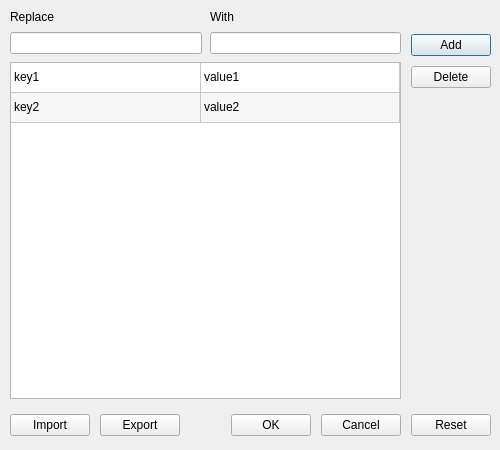
<?xml version="1.0" encoding="UTF-8"?>
<ui version="4.0">
 <class>SymbolWindow</class>
 <widget class="QDialog" name="SymbolWindow">
  <property name="geometry">
   <rect>
    <x>0</x>
    <y>0</y>
    <width>500</width>
    <height>450</height>
   </rect>
  </property>
  <property name="minimumSize">
   <size>
    <width>500</width>
    <height>450</height>
   </size>
  </property>
  <property name="maximumSize">
   <size>
    <width>500</width>
    <height>450</height>
   </size>
  </property>
  <property name="acceptDrops">
   <bool>false</bool>
  </property>
  <property name="windowTitle">
   <string>Insert Symbol Options</string>
  </property>
  <property name="autoFillBackground">
   <bool>false</bool>
  </property>
  <widget class="QWidget" name="verticalLayoutWidget">
   <property name="geometry">
    <rect>
     <x>0</x>
     <y>0</y>
     <width>501</width>
     <height>451</height>
    </rect>
   </property>
   <layout class="QVBoxLayout" name="verticalLayout">
    <property name="spacing">
     <number>10</number>
    </property>
    <property name="leftMargin">
     <number>10</number>
    </property>
    <property name="topMargin">
     <number>10</number>
    </property>
    <property name="rightMargin">
     <number>10</number>
    </property>
    <property name="bottomMargin">
     <number>15</number>
    </property>
    <item>
     <layout class="QHBoxLayout" name="horizontalLayout">
      <property name="spacing">
       <number>10</number>
      </property>
      <item>
       <layout class="QGridLayout" name="gridLayout_2">
        <property name="spacing">
         <number>8</number>
        </property>
        <item row="1" column="1">
         <widget class="QLineEdit" name="keyLineEdit">
          <property name="font">
           <font>
            <family>Segoe UI</family>
            <pointsize>9</pointsize>
           </font>
          </property>
          <property name="text">
           <string/>
          </property>
         </widget>
        </item>
        <item row="1" column="2">
         <widget class="QLineEdit" name="valueLineEdit">
          <property name="font">
           <font>
            <family>Segoe UI</family>
            <pointsize>9</pointsize>
           </font>
          </property>
         </widget>
        </item>
        <item row="0" column="2">
         <widget class="QLabel" name="labelWith">
          <property name="text">
           <string>With</string>
          </property>
         </widget>
        </item>
        <item row="0" column="1">
         <widget class="QLabel" name="labelReplace">
          <property name="text">
           <string>Replace</string>
          </property>
         </widget>
        </item>
        <item row="2" column="1" colspan="2">
         <widget class="QTableWidget" name="tableWidget">
          <property name="enabled">
           <bool>true</bool>
          </property>
          <property name="sizePolicy">
           <sizepolicy hsizetype="Minimum" vsizetype="Expanding">
            <horstretch>0</horstretch>
            <verstretch>0</verstretch>
           </sizepolicy>
          </property>
          <property name="focusPolicy">
           <enum>Qt::WheelFocus</enum>
          </property>
          <property name="frameShadow">
           <enum>QFrame::Plain</enum>
          </property>
          <property name="midLineWidth">
           <number>0</number>
          </property>
          <property name="horizontalScrollBarPolicy">
           <enum>Qt::ScrollBarAlwaysOff</enum>
          </property>
          <property name="editTriggers">
           <set>QAbstractItemView::NoEditTriggers</set>
          </property>
          <property name="tabKeyNavigation">
           <bool>false</bool>
          </property>
          <property name="showDropIndicator" stdset="0">
           <bool>false</bool>
          </property>
          <property name="dragDropOverwriteMode">
           <bool>false</bool>
          </property>
          <property name="alternatingRowColors">
           <bool>true</bool>
          </property>
          <property name="selectionMode">
           <enum>QAbstractItemView::SingleSelection</enum>
          </property>
          <property name="selectionBehavior">
           <enum>QAbstractItemView::SelectRows</enum>
          </property>
          <property name="textElideMode">
           <enum>Qt::ElideRight</enum>
          </property>
          <property name="showGrid">
           <bool>true</bool>
          </property>
          <property name="rowCount">
           <number>2</number>
          </property>
          <property name="columnCount">
           <number>2</number>
          </property>
          <attribute name="horizontalHeaderVisible">
           <bool>false</bool>
          </attribute>
          <attribute name="horizontalHeaderCascadingSectionResizes">
           <bool>false</bool>
          </attribute>
          <attribute name="horizontalHeaderDefaultSectionSize">
           <number>190</number>
          </attribute>
          <attribute name="horizontalHeaderMinimumSectionSize">
           <number>100</number>
          </attribute>
          <attribute name="horizontalHeaderStretchLastSection">
           <bool>true</bool>
          </attribute>
          <attribute name="verticalHeaderVisible">
           <bool>false</bool>
          </attribute>
          <row/>
          <row/>
          <column/>
          <column/>
          <item row="0" column="0">
           <property name="text">
            <string>key1</string>
           </property>
          </item>
          <item row="0" column="1">
           <property name="text">
            <string>value1</string>
           </property>
          </item>
          <item row="1" column="0">
           <property name="text">
            <string>key2</string>
           </property>
          </item>
          <item row="1" column="1">
           <property name="text">
            <string>value2</string>
           </property>
          </item>
         </widget>
        </item>
       </layout>
      </item>
      <item>
       <layout class="QVBoxLayout" name="verticalLayout_2">
        <property name="sizeConstraint">
         <enum>QLayout::SetDefaultConstraint</enum>
        </property>
        <property name="leftMargin">
         <number>0</number>
        </property>
        <item>
         <widget class="QLabel" name="labelBlank">
          <property name="text">
           <string/>
          </property>
         </widget>
        </item>
        <item>
         <widget class="QPushButton" name="addReplaceButton">
          <property name="sizePolicy">
           <sizepolicy hsizetype="Fixed" vsizetype="Fixed">
            <horstretch>0</horstretch>
            <verstretch>0</verstretch>
           </sizepolicy>
          </property>
          <property name="maximumSize">
           <size>
            <width>244</width>
            <height>16777215</height>
           </size>
          </property>
          <property name="text">
           <string>Add</string>
          </property>
         </widget>
        </item>
        <item>
         <widget class="QPushButton" name="deleteButton">
          <property name="text">
           <string>Delete</string>
          </property>
         </widget>
        </item>
        <item>
         <spacer name="verticalSpacer">
          <property name="orientation">
           <enum>Qt::Vertical</enum>
          </property>
          <property name="sizeHint" stdset="0">
           <size>
            <width>20</width>
            <height>40</height>
           </size>
          </property>
         </spacer>
        </item>
       </layout>
      </item>
     </layout>
    </item>
    <item>
     <layout class="QHBoxLayout" name="horizontalLayout_2">
      <property name="sizeConstraint">
       <enum>QLayout::SetMaximumSize</enum>
      </property>
      <property name="topMargin">
       <number>5</number>
      </property>
      <property name="bottomMargin">
       <number>0</number>
      </property>
      <item>
       <widget class="QPushButton" name="importButton">
        <property name="text">
         <string>Import</string>
        </property>
       </widget>
      </item>
      <item>
       <widget class="QPushButton" name="exportButton">
        <property name="text">
         <string>Export</string>
        </property>
       </widget>
      </item>
      <item>
       <spacer name="horizontalSpacer">
        <property name="orientation">
         <enum>Qt::Horizontal</enum>
        </property>
        <property name="sizeHint" stdset="0">
         <size>
          <width>40</width>
          <height>20</height>
         </size>
        </property>
       </spacer>
      </item>
      <item>
       <widget class="QPushButton" name="okButton">
        <property name="text">
         <string>OK</string>
        </property>
       </widget>
      </item>
      <item>
       <widget class="QPushButton" name="cancelButton">
        <property name="sizePolicy">
         <sizepolicy hsizetype="Minimum" vsizetype="Fixed">
          <horstretch>0</horstretch>
          <verstretch>0</verstretch>
         </sizepolicy>
        </property>
        <property name="text">
         <string>Cancel</string>
        </property>
       </widget>
      </item>
      <item>
       <widget class="QPushButton" name="resetButton">
        <property name="text">
         <string>Reset</string>
        </property>
       </widget>
      </item>
     </layout>
    </item>
   </layout>
  </widget>
 </widget>
 <resources/>
 <connections/>
 <slots>
  <slot>on_reset_clicked()</slot>
  <slot>on_export_clicked()</slot>
  <slot>on_import_clicked()</slot>
  <slot>on_key_text_changed(QString)</slot>
  <slot>delete_pair_from_list()</slot>
  <slot>add_pair_to_list()</slot>
  <slot>on_cell_selected(int,int)</slot>
  <slot>on_value_text_changed(QString)</slot>
  <slot>on_kv_return_pressed()</slot>
 </slots>
</ui>
